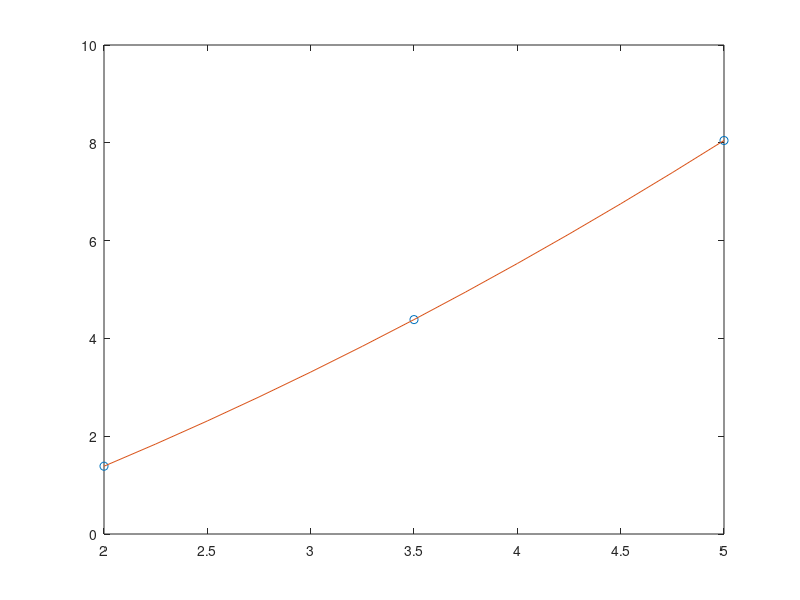

MATLAB code for this plot:
clear; clc; close all;

% Given function
fun = @(x) x.*log(x);
xStart = 2; xEnd = 5; n = 3;
x = linspace(xStart,xEnd,n);
y = fun(x);
dx = 0.25;
xx = xStart:dx:xEnd;

% Spline
p = spline(x,y);

% Plot the results
plot(x,y,'o')
hold on
plot(xx,fnval(p,xx));


% Function values
fprintf('f(1.5): %.5f\n',fnval(p,1.5))
fprintf('f(3.5): %.5f\n',fnval(p,3.5))

I1 = integral(@(x)fnval(p,x),xStart,xEnd);
fprintf('Integral using spline: %.5f\n',I1)
I2 = integral(fun,xStart,xEnd);
fprintf('Exact Integral: %.5f\n',I2)
fprintf('Absolute Error: %.5f\n',abs(I1-I2))

